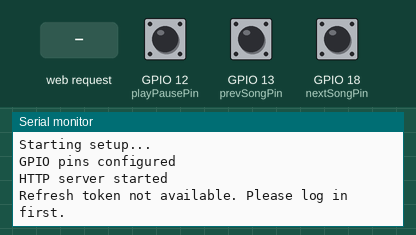
Simulated run of this sketch. Board: ESP32. Parts: the last lines printed to the serial monitor. The test bench sets the inputs (shaded band); at power-on: GPIO 12 (playPausePin) HIGH, GPIO 13 (prevSongPin) HIGH, GPIO 18 (nextSongPin) HIGH. WiFi joins after 1.5 s; servers stay silent unless stated; uploads are accepted with an empty reply.

Above: at 2.7 s.
2.8 s: GPIO 12 (playPausePin) pulled LOW for 0.15 s
At 3.7 s:
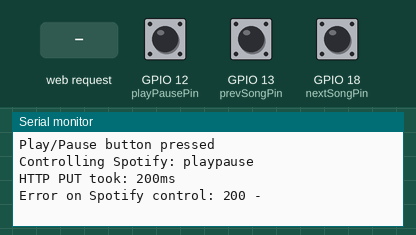
4.4 s: GPIO 13 (prevSongPin) pulled LOW for 0.15 s
At 4.56 s:
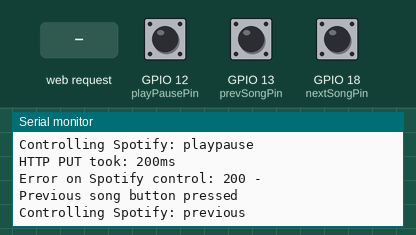
6.0 s: GPIO 18 (nextSongPin) pulled LOW for 0.15 s
At 6.16 s:
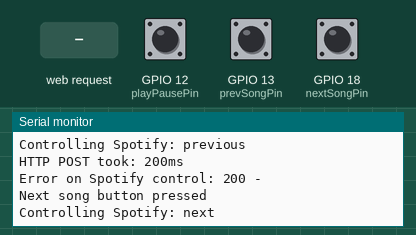
7.6 s: HTTP request GET /callback?code=next received
At 8.5 s:
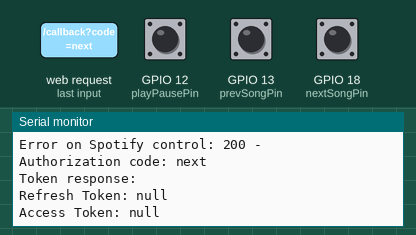
9.3 s: HTTP request GET /callback?code=previous received
At 9.46 s:
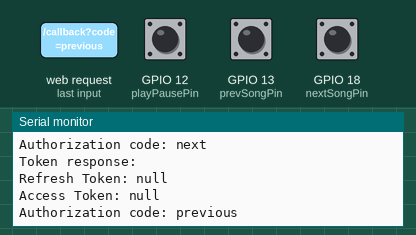
10.8 s: HTTP request GET /callback?code=playpause received
At 10.96 s:
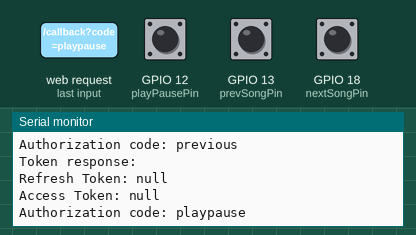

The sketch:

code.ino
```cpp
#include <WiFi.h>
#include <HTTPClient.h>
#include <WebServer.h>
#include <ArduinoJson.h>
#include <WiFiManager.h>
#include <ArduinoOTA.h>
#include <DNSServer.h>
#include <WiFiUdp.h>

// Spotify API credentials
const char* client_id = "client_id";
const char* client_secret = "client_secret";
String refresh_token;

// GPIO pins for switches
const int nextSongPin = 18;
const int prevSongPin = 13;
const int playPausePin = 12;

// Spotify API endpoints
const char* token_url = "https://accounts.spotify.com/api/token";
const char* player_url = "https://api.spotify.com/v1/me/player";

// Access token
String access_token;

// Interrupt flags
volatile bool nextSongFlag = false;
volatile bool prevSongFlag = false;
volatile bool playPauseFlag = false;

// Debounce variables
unsigned long lastDebounceTimeNext = 0;
unsigned long lastDebounceTimePrev = 0;
unsigned long lastDebounceTimePlayPause = 0;
const unsigned long debounceDelay = 500; // milliseconds

WebServer server(80);
HTTPClient httpClient;

bool isPlaying = false;
unsigned long lastPlaybackStateFetch = 0;
const unsigned long playbackStateFetchInterval = 5000; // 5 seconds
unsigned long lastWiFiCheck = 0;
const unsigned long wifiCheckInterval = 1000; // 1 second

void IRAM_ATTR nextSongISR() {
  unsigned long currentTime = millis();
  if (currentTime - lastDebounceTimeNext > debounceDelay) {
    nextSongFlag = true;
    lastDebounceTimeNext = currentTime;
  }
}

void IRAM_ATTR prevSongISR() {
  unsigned long currentTime = millis();
  if (currentTime - lastDebounceTimePrev > debounceDelay) {
    prevSongFlag = true;
    lastDebounceTimePrev = currentTime;
  }
}

void IRAM_ATTR playPauseISR() {
  unsigned long currentTime = millis();
  if (currentTime - lastDebounceTimePlayPause > debounceDelay) {
    playPauseFlag = true;
    lastDebounceTimePlayPause = currentTime;
  }
}

void setup() {
  Serial.begin(115200);
  Serial.println("Starting setup...");

  // Wi-Fi Manager for configuration
  WiFiManager wifiManager;
  wifiManager.autoConnect("SpotifyControllerAP");

  // OTA setup
  ArduinoOTA.setHostname("spotify-controller");
  ArduinoOTA.onStart([]() { Serial.println("OTA Start"); });
  ArduinoOTA.onEnd([]() { Serial.println("\nOTA End"); });
  ArduinoOTA.onProgress([](unsigned int progress, unsigned int total) {
    Serial.printf("OTA Progress: %u%%\r", (progress / (total / 100)));
  });
  ArduinoOTA.onError([](ota_error_t error) {
    Serial.printf("Error[%u]: ", error);
    if (error == OTA_AUTH_ERROR) Serial.println("Auth Failed");
    else if (error == OTA_BEGIN_ERROR) Serial.println("Begin Failed");
    else if (error == OTA_CONNECT_ERROR) Serial.println("Connect Failed");
    else if (error == OTA_RECEIVE_ERROR) Serial.println("Receive Failed");
    else if (error == OTA_END_ERROR) Serial.println("End Failed");
  });
  ArduinoOTA.begin();

  // Set up GPIO pins
  pinMode(nextSongPin, INPUT_PULLUP);
  pinMode(prevSongPin, INPUT_PULLUP);
  pinMode(playPausePin, INPUT_PULLUP);
  attachInterrupt(nextSongPin, nextSongISR, FALLING);
  attachInterrupt(prevSongPin, prevSongISR, FALLING);
  attachInterrupt(playPausePin, playPauseISR, FALLING);
  Serial.println("GPIO pins configured");

  // Set up web server routes
  server.on("/", handleRoot);
  server.on("/callback", handleCallback);
  server.begin();
  Serial.println("HTTP server started");

  // Placeholder for access token
  prefetchAccessToken();
}

void loop() {
  server.handleClient();
  ArduinoOTA.handle();

  unsigned long currentTime = millis();
  if (currentTime - lastPlaybackStateFetch > playbackStateFetchInterval) {
    isPlaying = fetchPlaybackState();
    lastPlaybackStateFetch = currentTime;
  }

  if (currentTime - lastWiFiCheck > wifiCheckInterval) {
    checkWiFiConnection();
    lastWiFiCheck = currentTime;
  }

  if (nextSongFlag) {
    nextSongFlag = false;
    Serial.println("Next song button pressed");
    controlSpotify("next");
  }
  if (prevSongFlag) {
    prevSongFlag = false;
    Serial.println("Previous song button pressed");
    controlSpotify("previous");
  }
  if (playPauseFlag) {
    playPauseFlag = false;
    Serial.println("Play/Pause button pressed");
    controlSpotify("playpause");
  }
}

void checkWiFiConnection() {
  if (WiFi.status() != WL_CONNECTED) {
    Serial.println("Wi-Fi disconnected. Reconnecting...");
    WiFi.reconnect();
    while (WiFi.status() != WL_CONNECTED) {
      delay(500);
      Serial.print(".");
    }
    Serial.println("Reconnected to Wi-Fi");
  }
}

void handleRoot() {
  IPAddress ip = WiFi.localIP();
  String html = "<html><body>";
  html += "<h1>Spotify Controller</h1>";
  html += "<p>ESP32 is connected to Wi-Fi. Click the button below to log in with Spotify:</p>";
  html += "<a href='https://accounts.spotify.com/authorize?client_id=" + String(client_id) + "&response_type=code&redirect_uri=http://" + ip.toString() + "/callback&scope=user-modify-playback-state user-read-playback-state'>Log in with Spotify</a>";
  html += "</body></html>";
  server.send(200, "text/html", html);
}

void handleCallback() {
  if (server.hasArg("code")) {
    String code = server.arg("code");
    Serial.println("Authorization code: " + code);

    // Exchange authorization code for refresh token
    httpClient.begin(token_url);
    httpClient.addHeader("Content-Type", "application/x-www-form-urlencoded");

    String postData = "grant_type=authorization_code&code="
                      + code
                      + "&redirect_uri=http://" + WiFi.localIP().toString() + "/callback"
                      + "&client_id=" + String(client_id)
                      + "&client_secret=" + String(client_secret);

    int httpResponseCode = httpClient.POST(postData);

    if (httpResponseCode == 200) {
      String response = httpClient.getString();
      Serial.println("Token response: " + response);

      DynamicJsonDocument doc(1024);
      deserializeJson(doc, response);

      refresh_token = doc["refresh_token"].as<String>();
      access_token = doc["access_token"].as<String>();
      Serial.println("Refresh Token: " + refresh_token);
      Serial.println("Access Token: " + access_token);

      // Save the refresh token to persistent storage (SPIFFS, EEPROM, etc.)
      // For simplicity, we'll just keep it in memory in this example

      server.send(200, "text/plain", "Logged in successfully! You can close this window.");
    } else {
      String errorResponse = httpClient.getString();
      Serial.println("Error on token exchange: " + String(httpResponseCode) + " - " + errorResponse);
      server.send(500, "text/plain", "Failed to log in.");
    }

    httpClient.end();
  } else {
    server.send(400, "text/plain", "Authorization code not found.");
  }
}

void prefetchAccessToken() {
  if (refresh_token == "") {
    Serial.println("Refresh token not available. Please log in first.");
    return;
  }

  Serial.println("Prefetching access token...");
  getAccessToken();
}

void getAccessToken() {
  if (refresh_token == "") {
    Serial.println("Refresh token not available. Please log in first.");
    return;
  }

  Serial.println("Getting access token...");
  httpClient.begin(token_url);
  httpClient.addHeader("Content-Type", "application/x-www-form-urlencoded");

  String postData = "grant_type=refresh_token&refresh_token="
                    + refresh_token
                    + "&client_id=" + String(client_id)
                    + "&client_secret=" + String(client_secret);

  unsigned long startTime = millis();  // Start timing
  int httpResponseCode = httpClient.POST(postData);
  unsigned long endTime = millis();    // End timing

  Serial.print("HTTP POST took: ");
  Serial.print(endTime - startTime);
  Serial.println("ms");

  if (httpResponseCode == 200) {
    String response = httpClient.getString();
    Serial.println("Access token response: " + response);

    DynamicJsonDocument doc(1024);
    deserializeJson(doc, response);

    access_token = doc["access_token"].as<String>();
    Serial.println("Access Token: " + access_token);
  } else {
    String errorResponse = httpClient.getString();
    Serial.println("Error on getting access token: " + String(httpResponseCode) + " - " + errorResponse);
  }

  httpClient.end();
}

void controlSpotify(String action) {
  Serial.println("Controlling Spotify: " + action);
  String url;
  String method;

  if (action == "next") {
    url = String(player_url) + "/next";
    method = "POST";
  } else if (action == "previous") {
    url = String(player_url) + "/previous";
    method = "POST";
  } else if (action == "playpause") {
    // Use the pre-fetched playback state
    String playPauseAction = isPlaying ? "pause" : "play";
    isPlaying = !isPlaying;  // Toggle the state
    url = String(player_url) + "/" + playPauseAction;
    method = "PUT";
  }

  httpClient.begin(url);
  httpClient.addHeader("Authorization", "Bearer " + access_token);
  httpClient.addHeader("Content-Length", "0");  // Ensuring the Content-Length header is present

  unsigned long startTime = millis();  // Start timing
  int httpResponseCode = -1;
  if (method == "POST") {
    httpResponseCode = httpClient.POST("");
  } else if (method == "PUT") {
    httpResponseCode = httpClient.PUT("");
  }
  unsigned long endTime = millis();    // End timing

  Serial.print("HTTP ");
  Serial.print(method);
  Serial.print(" took: ");
  Serial.print(endTime - startTime);
  Serial.println("ms");

  if (httpResponseCode == 204) {
    Serial.println("Spotify control successful: " + action);
  } else {
    String errorResponse = httpClient.getString();
    Serial.println("Error on Spotify control: " + String(httpResponseCode) + " - " + errorResponse);
    // If the error is due to invalid token, refresh the token and retry
    if (httpResponseCode == 401) {
      getAccessToken();
      controlSpotify(action);  // Retry the action
    }
  }

  httpClient.end();
}

bool fetchPlaybackState() {
  httpClient.begin(String(player_url) + "/currently-playing");
  httpClient.addHeader("Authorization", "Bearer " + access_token);

  unsigned long startTime = millis();  // Start timing
  int httpResponseCode = httpClient.GET();
  unsigned long endTime = millis();    // End timing


  if (httpResponseCode == 200) {
    String response = httpClient.getString();
    DynamicJsonDocument doc(2048);
    deserializeJson(doc, response);

    bool isPlaying = doc["is_playing"].as<bool>();
    httpClient.end();
    return isPlaying;
  } else {
    httpClient.end();
    return false;
  }
}
```

Measured:
- after the input at 2.8 s, the serial monitor: prints a new line at once (image 1)
- after the input at 4.4 s, the serial monitor: prints a new line at once (image 2)
- after the input at 6.0 s, the serial monitor: prints a new line at once (image 3)
- after the input at 7.6 s, the serial monitor: prints a new line at once (image 4)
- after the input at 9.3 s, the serial monitor: prints a new line at once (image 5)
- after the input at 10.8 s, the serial monitor: prints a new line at once (image 6)
